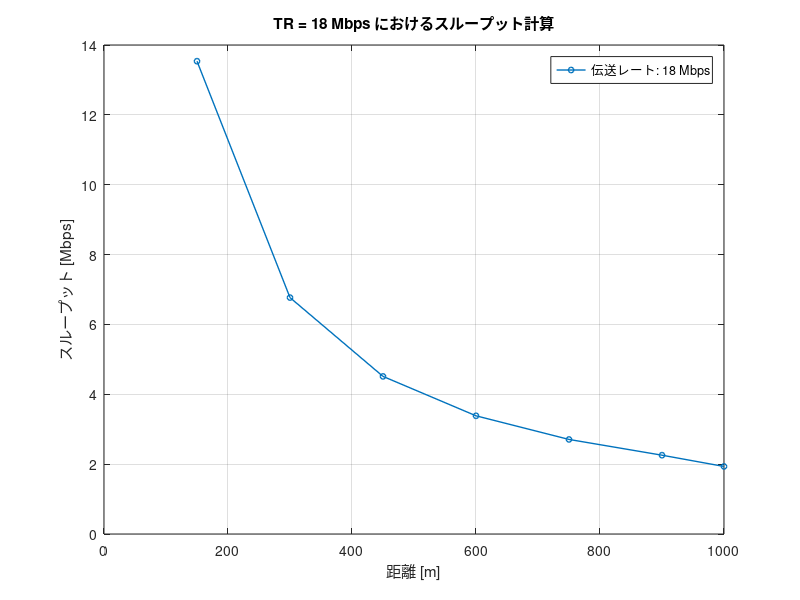

This chart was generated by the following MATLAB code:
clear;
Rmin = [-82, -81, -79, -77, -74, -70, -66, -65]; % 最小受信感度 [dBm]
TR = [6, 9, 12, 18, 24, 36, 48, 54]; % 伝送レート [Mbps]
databit = [24, 36, 48, 72, 96, 144, 192, 216]; % OFDMシンボルごとのデータビット[bit]

Tp = 10; % 送信電力 [dBm]
f = 2.4 * 10^9; % 周波数 [Hz]
c = 3 * 10^8; % 光速 [m/s]

PLCP_pre = 16; % PLCPプリアンブル[μs]
PLCPhead_sig = 1; % PLCPヘッダ（シグナル）[μs]
PLCPhead_ser = 16; % PLCPヘッダ（サービス）[μs]
ACK = 80; % 802.11ACKフレーム[bit]
MAC = 192; % 802.11MACヘッダ[bit]
LLC = 64; % LLCヘッダ[bit]
packet = 12000; % IPパケット長[bit]
FCS = 32; % FCS[bit]
tail = 6; % テイルビット[bit]
SIFS = 16; % [μs]
DIFS = 34; % [μs]
backoff = 101.5; % 平均バックオフ制御時間 [μs]
slottime = 9; %スロットタイム[μs]

max_distance = 1000; % 最大距離 [m]
N = 0; % 今の端末数
N_max = 20; % 最大端末数
N_succsess = zeros(size(N_max)); % 通信成功した端末の配列

% 選択された伝送レート (TR = 18 Mbps) に対応するインデックスを取得
index = find(TR == 18);
if isempty(index)
    error('指定された伝送レートが見つかりません');
end

% 必要な値を抽出
Rmin_current = Rmin(index);
TR_current = TR(index);
databit_current = databit(index);

% 最大伝送距離の計算
Lfs = Tp - Rmin_current; % 距離減衰 [dB]
d_max = floor(((10^(Lfs / 20)) * c) / (4 * pi * f) / 50) * 50; % 最大伝送距離 [m]
N_skip = d_max / 50;

% フレームの計算
ACK_t = PLCP_pre + (PLCPhead_sig + ceil((PLCPhead_ser + ACK + FCS + tail) / databit_current)) * 4;
data_t = PLCP_pre + (PLCPhead_sig + ceil((PLCPhead_ser + MAC + LLC + packet + FCS + tail) / databit_current)) * 4;

% スループット計算
throughput = [];
j = 1;
total_tt = 0;


while N <= N_max
    N = N + N_skip;
    
    total_tt = total_tt + (ACK_t + data_t + SIFS + backoff); % トータル時間
    N = N - 1; % 一つ手前の端末に
    total_tt = total_tt + slottime + ACK_t; % 通信成功

    if  N>=N_max
        throughput(j) = packet / total_tt; % スループット [Mbps]
        N_succsess(j) = N_max*50; % 距離[m]を記録
        break;
    end
    throughput(j) = packet / total_tt; % スループット [Mbps]
    N_succsess(j) = N*50; % 距離[m]を記録
    j = j + 1;
    
   
end

% スループットのプロット
figure;
plot(N_succsess, throughput, '-o', 'LineWidth', 1, 'MarkerSize', 4, 'DisplayName', sprintf('伝送レート: %d Mbps', TR_current));
xlabel('距離 [m]');
ylabel('スループット [Mbps]');
title('TR = 18 Mbps におけるスループット計算');
legend('show');
grid on;
